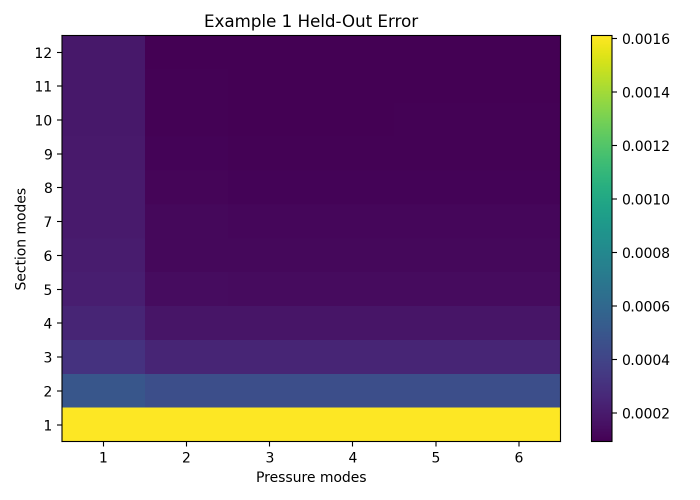
#> input picture examples/NIRB/artifacts/example1/mode_sweep_heatmap.png, 1400 x 1000 px (shown at 1/2 size)
$ python extract_biofilm_similarity_stripes.py --video ../../../NIRB/artifacts/example1/mode_sweep_heatmap.png
#> lines starting #> are read from the running program, lines starting #| are printed output that depends on the picture; after the words box and inside, x2 and y2 are one past the last pixel; in counts of white or black regions, pixels touching at a corner belong together
#!/usr/bin/env python3
"""
Biofilm geometry extraction from Li et al. (2020) OCT Video S1
-------------------------------------------------------------

What this script does (frame 0 workflow):
1) Finds the *paper's* anchor ⊗ on Fig. 5a by detecting the red cross.
2) Uses an image-to-image similarity alignment (ECC affine) between Fig. 5a and Video frame 0
   (in the downscaled space) to map that anchor into the full-resolution video frame.
3) Detects the 100 µm scale bar in the video frame to obtain mm/px scaling.
4) Enhances faint lower regions using *horizontal rectangular stripes* (row bands) with
   depth compensation (gain per stripe) + CLAHE.
5) Extracts the outer biofilm contour inside a *prior search region* (dilated polygon):
   - For frame 0, you can use the traced Fig. 5b CSV as the prior.
   - For later frames, use the previous frame's extracted CSV as the prior.
6) Enforces a straight base line between x=0..block_w_mm at y=0 and outputs a valid polygon.

Outputs
-------
- anchor JSON (pixel coordinates, mm/px, etc.)
- extracted polygon CSV in mm (x_mm,y_mm), CCW, closed
- debug overlays

Dependencies: numpy, opencv-python
"""

from __future__ import annotations

import argparse
import json
from pathlib import Path
from typing import Tuple, Optional

import cv2
import numpy as np


def read_video_frame(video_path: str, frame_idx: int) -> np.ndarray:
    cap = cv2.VideoCapture(str(video_path))
    if not cap.isOpened():
        raise RuntimeError(f"Could not open video: {video_path}")
    cap.set(cv2.CAP_PROP_POS_FRAMES, int(frame_idx))
    ok, frame = cap.read()
    cap.release()
    if not ok or frame is None:
        raise RuntimeError(f"Could not read frame {frame_idx} from {video_path}")
    return frame


# [57 lines left out: functions detect_red_cross_centroid, ecc_affine_align, invert_affine, apply_affine_to_point, not called in this run]


def detect_scalebar_run_px(
    img_bgr: np.ndarray,
    roi_frac: Tuple[float, float, float, float] = (0.75, 0.75, 1.0, 1.0),
    thr: int = 200,
    kernel: int = 3,
    open_iters: int = 1,
    close_iters: int = 1,
) -> int:
    h, w = img_bgr.shape[:2]
    x0f, y0f, x1f, y1f = roi_frac
    x0 = int(round(x0f * w))
    y0 = int(round(y0f * h))
    x1 = int(round(x1f * w))
    y1 = int(round(y1f * h))
    x0 = int(np.clip(x0, 0, w - 1))
    y0 = int(np.clip(y0, 0, h - 1))
    x1 = int(np.clip(x1, x0 + 1, w))
    y1 = int(np.clip(y1, y0 + 1, h))
    roi = img_bgr[y0:y1, x0:x1]
    gray = cv2.cvtColor(roi, cv2.COLOR_BGR2GRAY)
    bw = (gray >= int(thr)).astype(np.uint8) * 255
    ksz = max(1, int(kernel))
    ker = cv2.getStructuringElement(cv2.MORPH_RECT, (ksz, ksz))
    if int(open_iters) > 0:
        bw = cv2.morphologyEx(bw, cv2.MORPH_OPEN, ker, iterations=int(open_iters))
    if int(close_iters) > 0:
        bw = cv2.morphologyEx(bw, cv2.MORPH_CLOSE, ker, iterations=int(close_iters))

    on = (bw > 0).astype(np.uint8)

    def max_run_1d(arr: np.ndarray) -> int:
        max_run = 0
        i = 0
        n = int(arr.size)
        while i < n:
            if int(arr[i]) == 0:
                i += 1
                continue
            j = i
            while j < n and int(arr[j]) != 0:
                j += 1
            max_run = max(max_run, j - i)
            i = j
        return int(max_run)

    max_h = max(max_run_1d(on[yy, :]) for yy in range(on.shape[0]))
    max_v = max(max_run_1d(on[:, xx]) for xx in range(on.shape[1]))
    return int(max(max_h, max_v))


# [318 lines left out: functions _smooth_1d, _resample_open_polyline_xy, _smooth_open_polyline_xy, _longest_run_1d, _column_top_from_longest_run, _clip_thin_artifacts_above_cap and 5 more, not called in this run]


def main() -> None:
    ap = argparse.ArgumentParser()
    ap.add_argument("--video", type=str, required=True, help="Path to bit27491-sup-0001-si_v1.avi")
    ap.add_argument("--frame", type=int, default=0, help="Frame index")
    ap.add_argument("--fig5a", type=str, default="", help="Path to Figure 5a image (with red ⊗). Used to auto-calibrate anchor.")
    ap.add_argument("--anchor-json", type=str, default="", help="Read/write anchor JSON. If exists, used to keep anchor fixed.")
    ap.add_argument(
        "--use-anchor-json-scale",
        action=argparse.BooleanOptionalAction,
        default=True,
        help="If --anchor-json exists, reuse its mm_per_px to keep scaling fixed across frames.",
    )
    ap.add_argument("--prior-csv", type=str, default="", help="Prior polygon CSV in mm (x_mm,y_mm). For frame0: traced Fig5b CSV.")
    ap.add_argument("--block-w-mm", type=float, default=1.0, help="Support width in mm (base span).")
    ap.add_argument("--scalebar-um", type=float, default=100.0)
    ap.add_argument("--scalebar-roi-frac", type=str, default="0.75,0.75,1.0,1.0")
    ap.add_argument("--scalebar-thr", type=int, default=200)

    ap.add_argument("--stripe-h", type=int, default=20, help="Stripe height in pixels for rectangular-stripe equalization.")
    ap.add_argument("--stripe-q", type=float, default=0.95, help="Quantile used per stripe.")
    ap.add_argument("--stripe-target", type=float, default=180.0, help="Target intensity for stripe quantile.")
    ap.add_argument("--stripe-gain-max", type=float, default=8.0)

    ap.add_argument("--roi-pad-px", type=int, default=120, help="Extra ROI padding around the prior polygon [px].")
    ap.add_argument("--prior-dilate", type=int, default=31, help="Dilation kernel size (odd) for prior search region.")
    ap.add_argument("--morph-k", type=int, default=7, help="Morphology kernel size for close/open.")
    ap.add_argument("--close-iters", type=int, default=2)
    ap.add_argument("--open-iters", type=int, default=1)
    ap.add_argument(
        "--seal-slits-k",
        type=int,
        default=15,
        help="Post-processing closing kernel width [px] to seal thin vertical slits before contour extraction. 0 disables.",
    )
    ap.add_argument("--seal-slits-iters", type=int, default=1, help="Iterations for --seal-slits-k closing.")

    ap.add_argument(
        "--cap-artifacts",
        action=argparse.BooleanOptionalAction,
        default=True,
        help="Clip thin top artifacts per-column using the longest contiguous foreground run (recommended).",
    )
    ap.add_argument("--cap-run-quantile", type=float, default=0.10, help="Quantile inside the longest run used as the cap (0 keeps absolute top).")

    ap.add_argument("--smooth-ds-mm", type=float, default=0.004, help="Arclength resampling spacing for smoothing [mm].")
    ap.add_argument("--smooth-window-mm", type=float, default=0.030, help="Smoothing window along arclength [mm]. 0 disables smoothing.")
    ap.add_argument("--smooth-polyorder", type=int, default=3, help="SavGol polyorder (if SciPy available).")
    ap.add_argument("--n-verts", type=int, default=260, help="Target number of vertices on the extracted upper boundary (after smoothing). 0 keeps all.")

    ap.add_argument("--out-csv", type=str, default="poly_extracted_mm.csv")
    ap.add_argument("--debug-dir", type=str, default="debug_extract")
    ap.add_argument(
        "--debug-images",
        action=argparse.BooleanOptionalAction,
        default=True,
        help="Write debug PNGs to --debug-dir (disable for batch processing).",
    )
    args = ap.parse_args()

    debug_dir = Path(args.debug_dir)
    if bool(args.debug_images):
        debug_dir.mkdir(parents=True, exist_ok=True)

    frame = read_video_frame(args.video, int(args.frame))
#> in read_video_frame, frame is the input picture: shape (1000, 1400, 3); mean B, G, R 154.5, 122, 148.1
    h_full, w_full = frame.shape[:2]
#> h_full = 1000; w_full = 1400
    if bool(args.debug_images):
        cv2.imwrite(str(debug_dir / f"frame_{int(args.frame):04d}.png"), frame)

    # --- scale bar ---
    roi_parts = [float(x.strip()) for x in str(args.scalebar_roi_frac).split(",")]
    if len(roi_parts) != 4:
        raise ValueError("--scalebar-roi-frac must be x0,y0,x1,y1")
    roi_frac = (roi_parts[0], roi_parts[1], roi_parts[2], roi_parts[3])
    run_px = detect_scalebar_run_px(frame, roi_frac=roi_frac, thr=int(args.scalebar_thr))
#> in detect_scalebar_run_px, `roi = img_bgr[y0:y1, x0:x1]`:
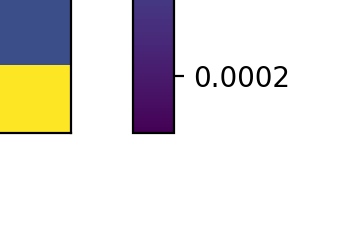
#> roi: shape (250, 350, 3); mean B, G, R 223.6, 226.2, 228.9
#> in detect_scalebar_run_px, `gray = cv2.cvtColor(roi, cv2.COLOR_BGR2GRAY)`:
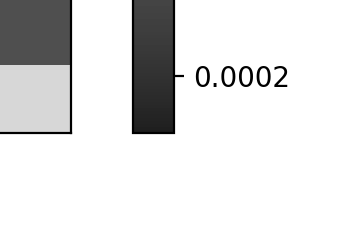
#> gray: shape (250, 350); min 0, max 255, mean 226.7
#> in detect_scalebar_run_px, `bw = (gray >= int(thr)).astype(np.uint8) * 255`:
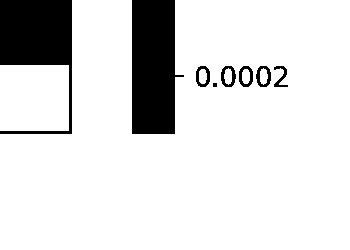
#> bw: shape (250, 350); 86.7% white; 8 black regions (1 under 20 px), largest, box (x1, y1, x2, y2) and area: (132, 0, 184, 134) 5780, (0, 0, 72, 134) 5094, (221, 66, 236, 87) 155
#> in detect_scalebar_run_px, `bw = cv2.morphologyEx(bw, cv2.MORPH_OPEN, ker, iterations=int(open_ite..`: bw: shape (250, 350); 86.7% white; 8 black regions (1 under 20 px), largest, box (x1, y1, x2, y2) and area: (132, 0, 184, 134) 5780, (0, 0, 72, 134) 5094, (221, 66, 236, 87) 157
#> in detect_scalebar_run_px, `bw = cv2.morphologyEx(bw, cv2.MORPH_CLOSE, ker, iterations=int(close_i..`:
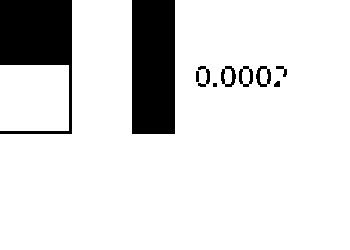
#> bw: shape (250, 350); 86.8% white; 10 black regions (1 under 20 px), largest, box (x1, y1, x2, y2) and area: (132, 0, 175, 134) 5762, (0, 0, 72, 134) 5094, (221, 66, 236, 87) 147
    mm_per_px = (float(args.scalebar_um) * 1e-3) / float(run_px)  # um->mm then /px

    # --- anchor (fixed reference) ---
    anchor_json_path = Path(args.anchor_json) if args.anchor_json else None
    anchor_px: Tuple[int, int] | None = None

    if anchor_json_path and anchor_json_path.exists():
        meta = json.loads(anchor_json_path.read_text(encoding="utf-8"))
        anchor_px = (int(meta["anchor_px"]["x"]), int(meta["anchor_px"]["y"]))
        if bool(args.use_anchor_json_scale):
            try:
                mmpp = float(meta.get("mm_per_px", float("nan")))
                if np.isfinite(mmpp) and mmpp > 0.0:
                    mm_per_px = float(mmpp)
            except Exception:
                pass
    else:
        if not args.fig5a:
#> (the run stopped early here; a loop or call above may not have finished)
